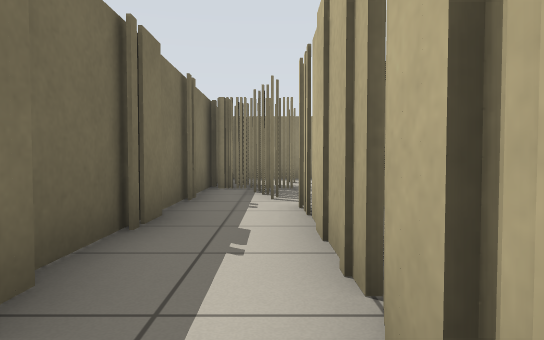
view 1 (above)

22 first-person views from a walk through a robot-simulator world made for Stage. The camera is 0.68 m above the floor, tilts 2° down and sees 75° across. The lines on the ground mark 1 m squares. The floor is counted in squares, 1 m on a side. Each view is taken from the middle of a square. On the plan, view 1 faces up. The plan holds only what a view shows up to about 10 squares ahead; the rest is blank. The place goes on beyond the plan. The robots in the file are not drawn.

view 2
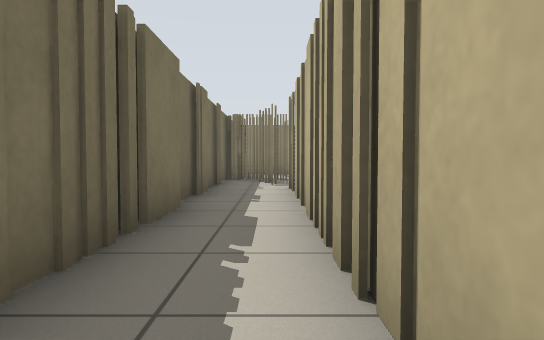

view 3
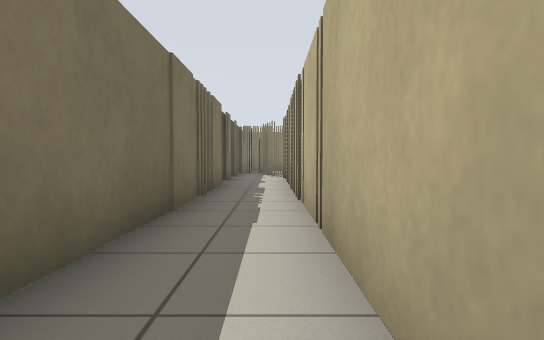

view 4
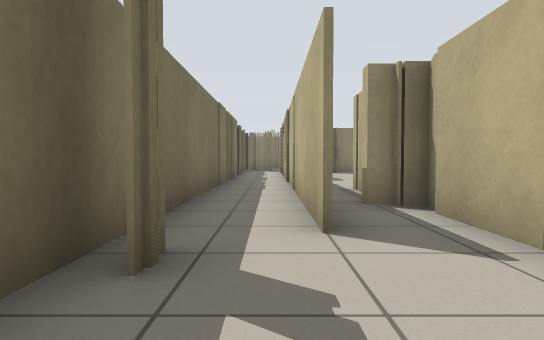

view 5
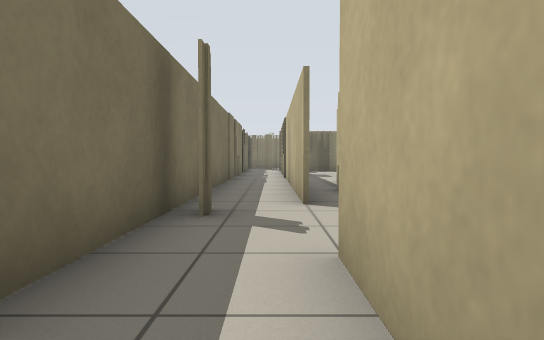

view 6
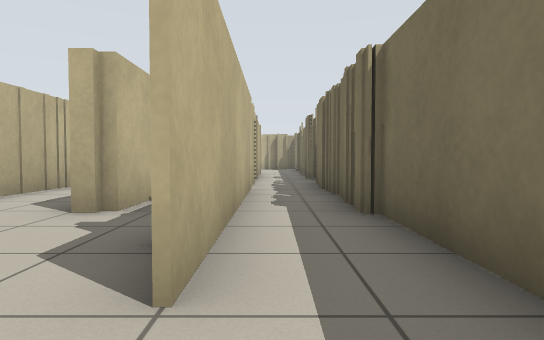

view 7
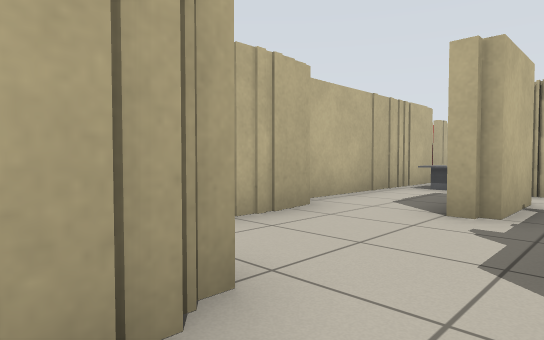

view 8
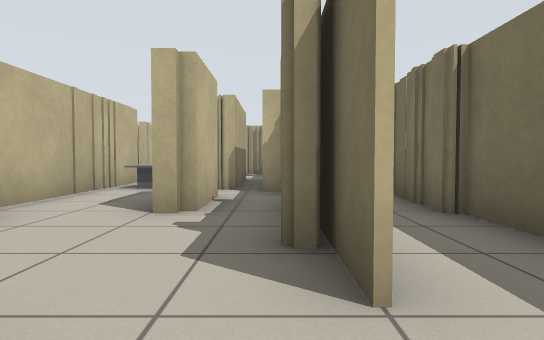

view 9
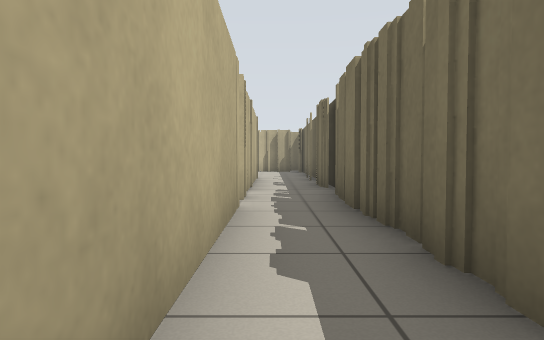

view 10
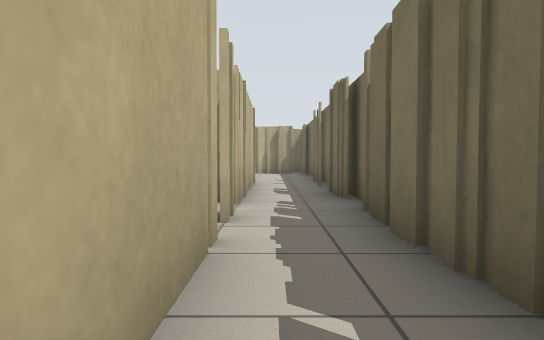

view 11
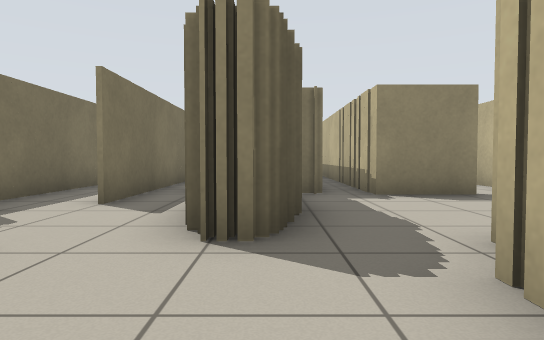

view 12
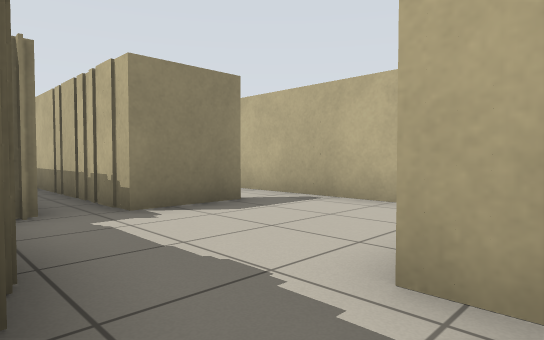

view 13
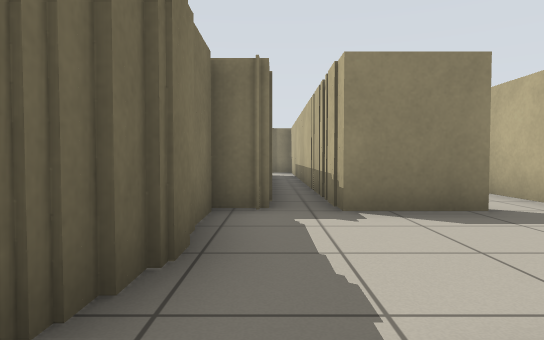

view 14
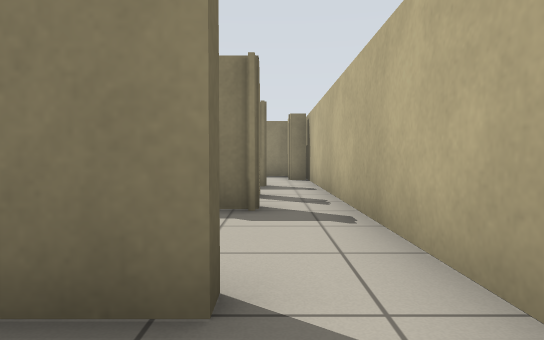

view 15
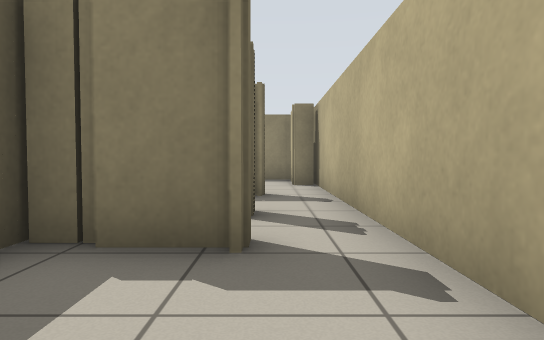

view 16
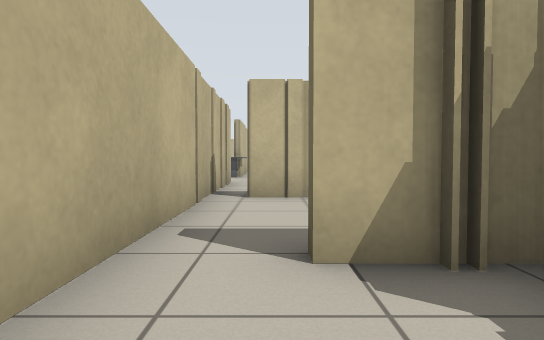

view 17
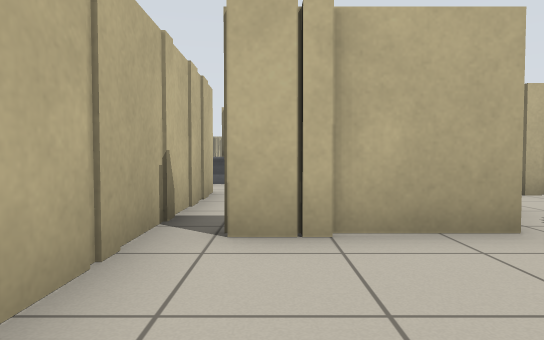

view 18
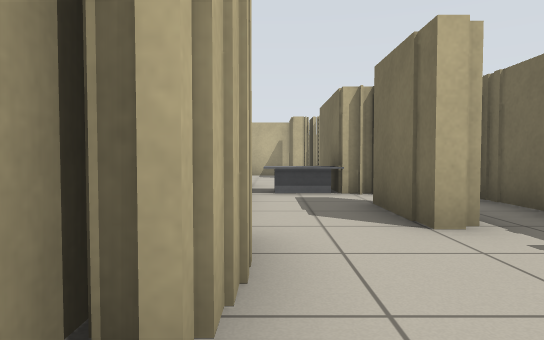

view 19
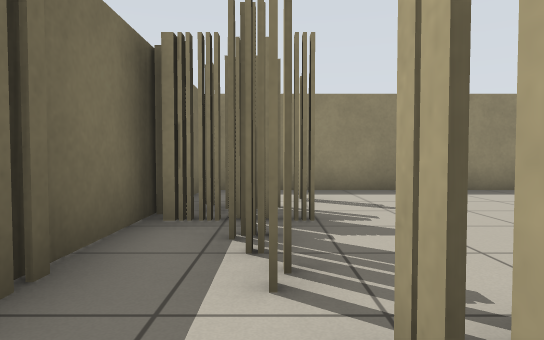

view 20
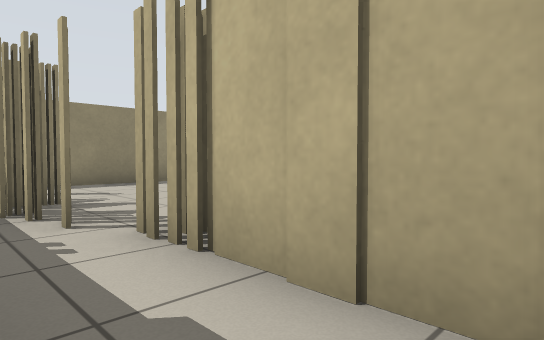

view 21
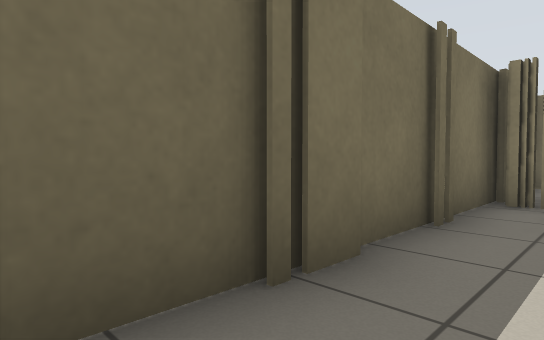

view 22
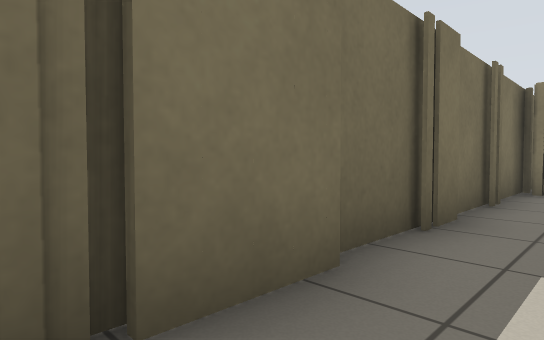

### Floor plan
Points are (right, up) in squares from view 1. A wall is a line through its corners. A room is listed if a view was taken in it or the views show most of it. See-through windows are left out.
Room 1 (views 1, 2, 3, 6, 7, 8, 22)
walls: (1.8, -4) (1.8, -3.1); (0.5, -7.9) (0.5, 1.5); (-0.8, -8.4) (-0.8, -9); (-1.3, 1.9) (-1.3, -9.5); (2.1, -9.8) (2.1, -6.2)
ways out: opening at (0, -10) to room 2; opening at (1, -10) to room 2; opening at (0, 1) to room 7
Room 2 (views 4, 5, 9)
walls: (0.5, -11.6) (1, -11.6); (-1.3, -9.5) (-1.3, -13.4); (0.5, -13.5) (0.5, -10.5)
ways out: opening at (0, -10) to room 1; opening at (1, -10) to room 1; opening at (0, -14) to room 3
Room 3 (view 10)
walls: (0.5, -17) (0.5, -13.5); (0.5, -18.2) (0.5, -17.6); (-1.3, -17.4) (-1.3, -18.6); (-1.1, -16) (-1.1, -17.2); (-1.3, -16.2) (-1.3, -16.8); (1.8, -18.4) (1.8, -16.7); (-1.3, -19.5) (-1.3, -20.5); (-1.3, -14.4) (-1.3, -16.1); (0.5, -20.4) (0.5, -19); (-1.3, -13.6) (-1.3, -14.2); (-1.1, -13.2) (-1.1, -14.4)
ways out: opening at (0, -14) to room 2
Room 4 (views 11, 12, 13, 18)
walls: (2.1, -15.2) (2.1, -13.3) (2.5, -13.3) (2.5, -15.2); (1.8, -16.7) (2.6, -16.7); (4.2, -13.1) (4.2, -11.2) (4.8, -11.2); (2.7, -17.4) (2.7, -19.5); (0.5, -14.5) (0.5, -15.9); (4.8, -18.5) (4.8, -13.6); (4.8, -11.5) (4.8, -10.2); (3, -10.2) (2.4, -10.2) (2.4, -9.8); (0.5, -10.5) (0.5, -12.4); (2.7, -9.8) (2.7, -10.2)
ways out: opening at (4, -10) to room 5
objects: desk (3, -17) to (4, -17)
Room 5 (views 14, 15, 17)
walls: (6.7, -6.2) (6.7, -6.5) (4.8, -6.5); (4.8, -10.2) (7.5, -10.2); (3.4, -8.2) (3.4, -8.9); (4, -6.2) (3.1, -6.2); (8.1, -9.9) (8.1, -5.5); (3.1, -8.8) (3.1, -9.9); (3.1, -6.5) (3.1, -7.5)
ways out: opening at (4, -10) to room 4; opening at (7, -6) to room 6
Room 6 (view 16)
walls: (6.9, -3.4) (4.8, -3.4); (5.2, -6.2) (6.7, -6.2); (8.1, -5.5) (8.1, 3.4)
ways out: opening at (7, -6) to room 5
Room 7 (views 19, 20, 21)
walls: (0.5, 1.5) (0.5, 5.2); (-1.3, 4.2) (-1.3, 2)
ways out: opening at (0, 1) to room 1
Room 8 (no view inside)
walls: (-1.3, 5.9) (-1.3, 4.4)
ways out: gap at (-1, 6)

Where each view was taken, in squares from view 1:
view 1: 0 up, 0 right, facing up
view 2: 3 down, 0 right, facing up
view 3: 7 down, 0 right, facing up
view 4: 11 down, 0 right, facing up
view 5: 13 down, 0 right, facing up
view 6: 9 down, 0 right, facing down
view 7: 9 down, 1 right, facing down-right
view 8: 9 down, 1 right, facing down
view 9: 12 down, 0 right, facing down
view 10: 14 down, 0 right, facing down
view 11: 13 down, 3 right, facing up
view 12: 11 down, 3 right, facing up-right
view 13: 11 down, 4 right, facing up
view 14: 8 down, 7 right, facing up
view 15: 6 down, 7 right, facing up
view 16: 4 down, 7 right, facing down
view 17: 7 down, 7 right, facing down
view 18: 10 down, 4 right, facing down
view 19: 4 up, 0 right, facing up
view 20: 2 up, 1 left, facing up-right
view 21: 2 up, 0 right, facing up-left
view 22: 0 up, 0 right, facing up-left
